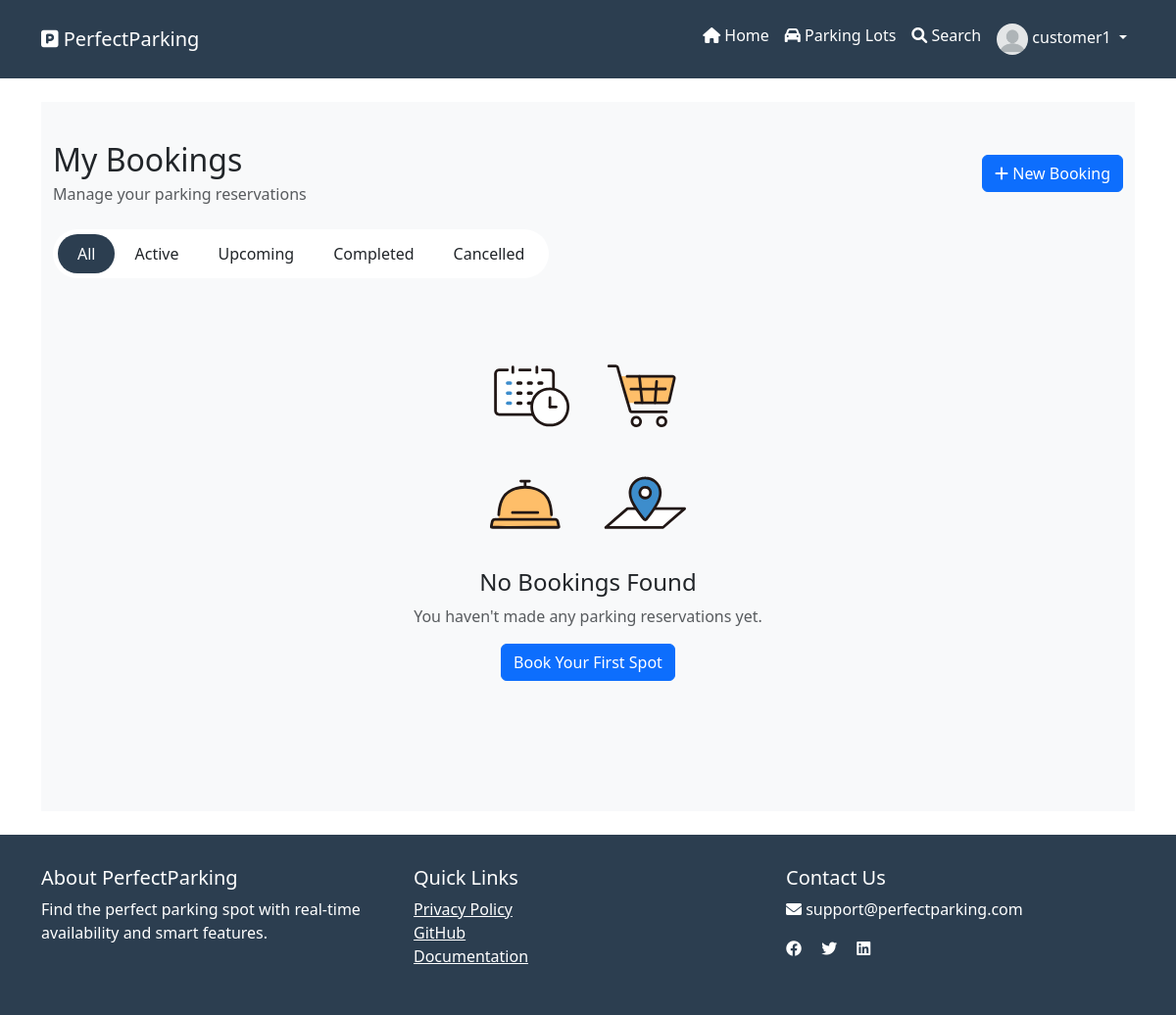
Before: /bookings/ (signed in) with the older database file.
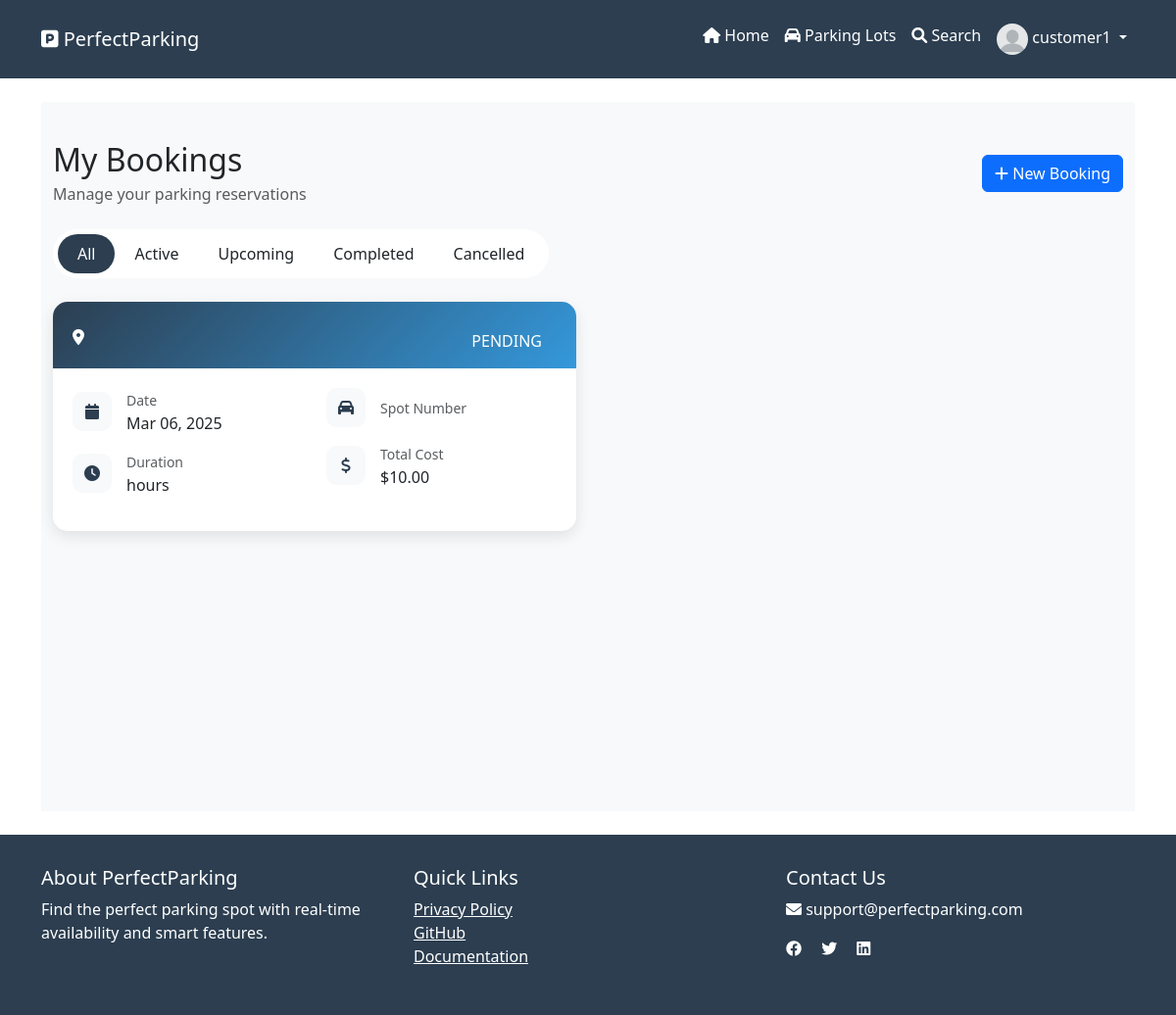
After: the same page with the newer database file.
### PerfectParking/models.py (models this page shows)
class Booking(models.Model):
    id = models.AutoField(primary_key=True)
    user = models.ForeignKey(User, on_delete=models.CASCADE)
    parking_spot = models.ForeignKey(ParkingSpot, on_delete=models.CASCADE)
    start_time = models.DateTimeField()
    end_time = models.DateTimeField()
    total_cost = models.DecimalField(max_digits=8, decimal_places=2)
    stripe_payment_id = models.CharField(max_length=100)
    status = models.CharField(
        max_length=20,
        choices=[
            ('PENDING', 'Pending'),
            ('CONFIRMED', 'Confirmed'),
            ('CHECKED_IN', 'Checked In'),
            ('COMPLETED', 'Completed'),
            ('CANCELLED', 'Cancelled')
        ],
        default='PENDING'
    )
    qr_code = models.ImageField(upload_to='qr_codes/', blank=True)
    check_in_time = models.DateTimeField(null=True, blank=True)
    check_out_time = models.DateTimeField(null=True, blank=True)
    cancellation_reason = models.TextField(blank=True)
    rating = models.IntegerField(null=True, blank=True)
    feedback = models.TextField(blank=True)

### PerfectParking/views.py (the view)
# urls.py: path('bookings/', views.my_bookings, name='my_bookings'),
@login_required
def my_bookings(request):
    bookings = Booking.objects.filter(user=request.user).order_by('-start_time')
    return render(request, 'website/my-bookings.html', {'bookings': bookings})

### PerfectParking/templates/website/my-bookings.html (shortened to what this page needs)
{% extends 'master.html' %}
{%load static%}
{% block main %}
<div class="booking-wrapper">
    <div class="container">
        <div class="d-flex justify-content-between align-items-center mb-4">
            <div>
                <h2 class="mb-1">My Bookings</h2>
                <p class="text-muted mb-0">Manage your parking reservations</p>
            </div>
            <a href="{% url 'PerfectParking:parking-lots' %}" class="btn btn-primary">
                <i class="fas fa-plus"></i> New Booking
            </a>
        </div>
        <div class="filter-tabs mb-4">
            <div class="filter-tab active" data-status="all">All</div>
            <div class="filter-tab" data-status="active">Active</div>
            <div class="filter-tab" data-status="upcoming">Upcoming</div>
            <div class="filter-tab" data-status="completed">Completed</div>
            <div class="filter-tab" data-status="cancelled">Cancelled</div>
        </div>
        <div class="row">
            {% for booking in bookings %}
            <div class="col-md-6 mb-4 booking-item" data-status="{{ booking.status|lower }}">
                <div class="card booking-card">
                    <div class="booking-header">
                        <div class="row align-items-center">
                            <div class="col-md-8">
                                <p class="mb-0">
                                    <i class="fas fa-map-marker-alt me-2"></i>
                                </p>
                            </div>
                        </div>
                        <span class="booking-status status-{{ booking.status|lower }}">
                            {{ booking.status }}
                        </span>
                    </div>
                    <div class="booking-details">
                        <div class="row">
                            <div class="col-md-6">
                                <div class="detail-item">
                                    <div class="detail-icon">
                                        <i class="fas fa-calendar"></i>
                                    </div>
                                    <div>
                                        <small class="text-muted">Date</small>
                                        <div>{{ booking.start_time|date:"M d, Y" }}</div>
                                    </div>
                                </div>
                                <div class="detail-item">
                                    <div class="detail-icon">
                                        <i class="fas fa-clock"></i>
                                    </div>
                                    <div>
                                        <small class="text-muted">Duration</small>
                                        <div>{{ booking.duration }} hours</div>
                                    </div>
                                </div>
                            </div>
                            <div class="col-md-6">
                                <div class="detail-item">
                                    <div class="detail-icon">
                                        <i class="fas fa-car"></i>
                                    </div>
                                    <div>
                                        <small class="text-muted">Spot Number</small>
                                    </div>
                                </div>
                                <div class="detail-item">
                                    <div class="detail-icon">
                                        <i class="fas fa-dollar-sign"></i>
                                    </div>
                                    <div>
                                        <small class="text-muted">Total Cost</small>
                                        <div>${{ booking.total_cost }}</div>
                                    </div>
                                </div>
                            </div>
                        </div>
                    </div>
                </div>
            </div>
            {% empty %}
            <div class="col-12">
                <div class="text-center py-5">
                    <img src="{% static 'images/no-booking.svg' %}"
                         alt="No bookings"
                         width="200"
                         class="mb-4">
                    <h4>No Bookings Found</h4>
                    <p class="text-muted">You haven't made any parking reservations yet.</p>
                    <a href="{% url 'PerfectParking:parking-lots' %}" class="btn btn-primary">
                        Book Your First Spot
                    </a>
                </div>
            </div>
            {% endfor %}
        </div>
    </div>
</div>
{% endblock %}

### PerfectParking/templates/master.html (shortened to what this page needs)
{%load static%}
<!DOCTYPE html>
<html lang="en">
  <head>
    <link href="https://cdn.jsdelivr.net/npm/bootstrap@5.3.0/dist/css/bootstrap.min.css" rel="stylesheet">
    <link rel="stylesheet" href="https://cdnjs.cloudflare.com/ajax/libs/font-awesome/6.0.0/css/all.min.css">
    <link href="https://api.mapbox.com/mapbox-gl-js/v2.15.0/mapbox-gl.css" rel="stylesheet">
  </head>
  <body>
<nav class="navbar navbar-expand-lg navbar-dark">
  <div class="container">
    <a class="navbar-brand" href="/">
      <i class="fas fa-parking"></i> PerfectParking
    </a>
    <div class="collapse navbar-collapse" id="navbarNav">
      <ul class="navbar-nav ms-auto">
        <li class="nav-item">
          <a class="nav-link" href="{% url 'PerfectParking:home' %}">
            <i class="fas fa-home"></i> Home
          </a>
        </li>
        <li class="nav-item">
          <a class="nav-link" href="{% url 'PerfectParking:parking-lots' %}">
            <i class="fas fa-car"></i> Parking Lots
          </a>
        </li>
        <li class="nav-item">
          <a class="nav-link" href="{% url 'PerfectParking:parking-lot-monitors' %}">
            <i class="fas fa-search"></i> Search
          </a>
        </li>
        {% if user.is_authenticated %}
        <li class="nav-item dropdown">
            <a class="nav-link dropdown-toggle" href="#" id="profileDropdown" role="button" data-bs-toggle="dropdown">
                <img src="{{ user.userprofile.avatar_url |default:'/static/images/default-avatar.png' }}"
                     alt="Profile"
                     class="rounded-circle"
                     style="width: 32px; height: 32px; object-fit: cover;">
                {{ user.get_full_name|default:user.username }}
            </a>
        </li>
        {% endif %}
      </ul>
    </div>
  </div>
</nav>
    <main class="container py-4">
      {% block main %}{% endblock %}
    </main>
    <footer class="footer">
      <div class="container">
        <div class="row">
          <div class="col-md-4">
            <h5>About PerfectParking</h5>
            <p>Find the perfect parking spot with real-time availability and smart features.</p>
          </div>
          <div class="col-md-4">
            <h5>Quick Links</h5>
            <ul class="list-unstyled">
              <li><a href="{% url 'PerfectParking:privacy-policy' %}" class="text-white">Privacy Policy</a></li>
              <li><a href="https://github.com/rhys-lit/perfect-parking-fyp" class="text-white">GitHub</a></li>
              <li><a href="https://github.com/rhys-lit/perfect-parking-fyp/blob/master/docs/thesis.pdf" class="text-white">Documentation</a></li>
            </ul>
          </div>
          <div class="col-md-4">
            <h5>Contact Us</h5>
            <p><i class="fas fa-envelope"></i> support@perfectparking.com</p>
            <div class="social-icons">
              <a href="#" class="text-white me-3"><i class="fab fa-facebook"></i></a>
              <a href="#" class="text-white me-3"><i class="fab fa-twitter"></i></a>
              <a href="#" class="text-white"><i class="fab fa-linkedin"></i></a>
            </div>
          </div>
        </div>
      </div>
    </footer>
  </body>
</html>

### PerfectParking/templates/master.html (style rules this page uses)
:root { --primary-color: #2c3e50; --secondary-color: #3498db; }
body { font-family: 'Segoe UI', Tahoma, Geneva, Verdana, sans-serif; display: flex; flex-direction: column; min-height: 100vh; margin: 0; }
.navbar { background-color: var(--primary-color); padding: 1rem; }
.navbar-brand, .nav-link { color: white !important; }
.card { transition: transform 0.3s; box-shadow: 0 4px 6px rgba(0,0,0,0.1); }
.footer { background-color: var(--primary-color); color: white; padding: 2rem 0; margin-top: auto; }

### PerfectParking/templates/website/my-bookings.html (style rules this page uses)
.booking-wrapper { background: #f8f9fa; min-height: calc(100vh - 76px); padding: 40px 0; }
.booking-card { border: none; border-radius: 15px; box-shadow: 0 5px 15px rgba(0,0,0,0.1); transition: transform 0.3s; overflow: hidden; }
.booking-status { position: absolute; top: 20px; right: 20px; padding: 8px 15px; border-radius: 20px; font-weight: 500; }
.booking-header { background: linear-gradient(135deg, var(--primary-color), var(--secondary-color)); color: white; padding: 20px; }
.booking-details { padding: 20px; }
.detail-item { display: flex; align-items: center; margin-bottom: 15px; }
.detail-icon { width: 40px; height: 40px; background: #f8f9fa; border-radius: 10px; display: flex; align-items: center; justify-content: center; margin-right: 15px; color: var(--primary-color); }
.filter-tabs { background: white; border-radius: 30px; padding: 5px; display: inline-flex; margin-bottom: 20px; }
.filter-tab { padding: 8px 20px; border-radius: 20px; cursor: pointer; transition: all 0.3s; }
.filter-tab.active { background: var(--primary-color); color: white; }

Changed rows visible on the page:
added Booking: status "PENDING", start_time "Mar 06, 2025", total_cost "10.00"
Other visible differences:
text no longer shown: "No Bookings Found You haven't made any parking reservations yet. Book Your First Spot"
